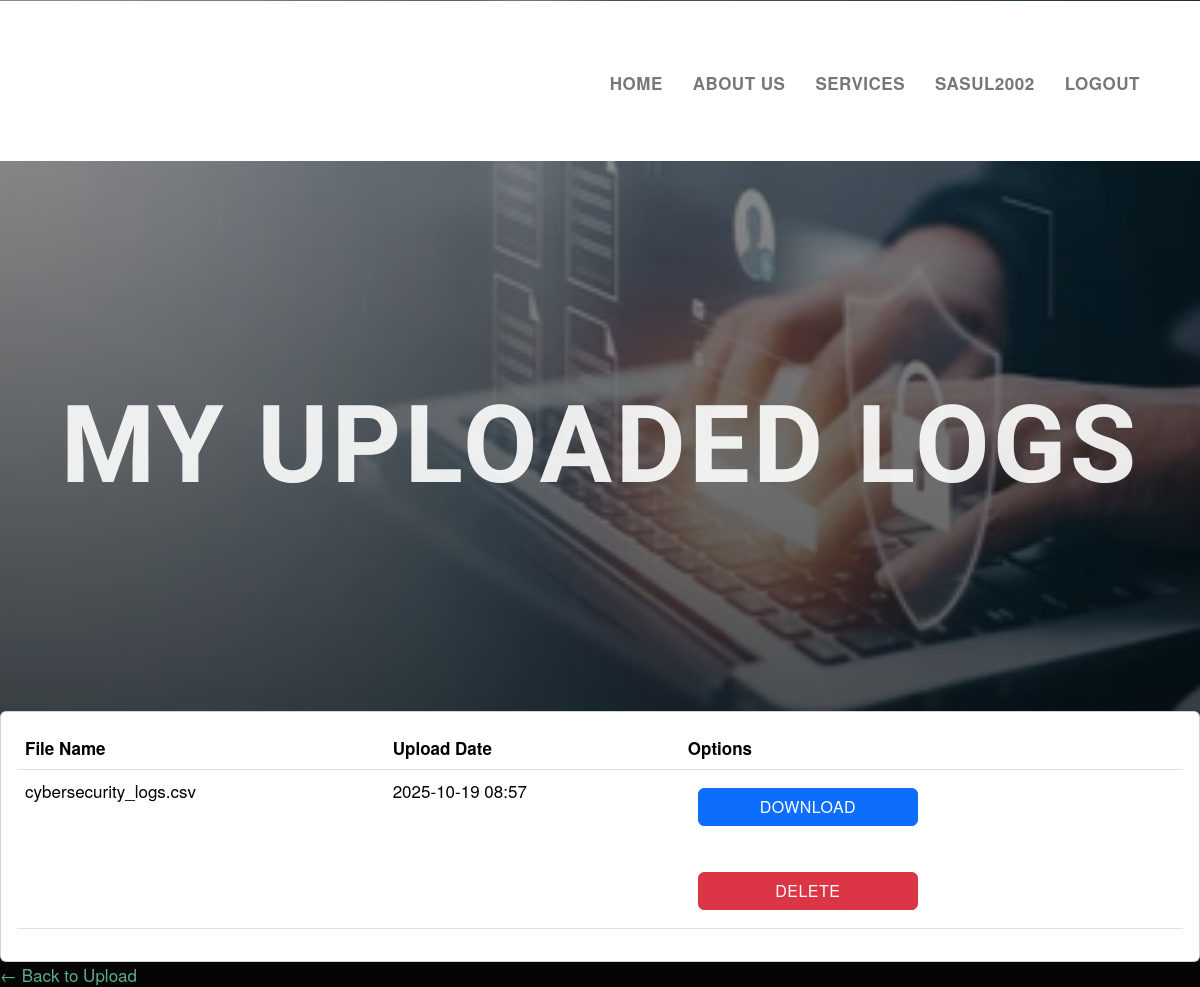
Page /myuploads (signed in) on the earlier database version.
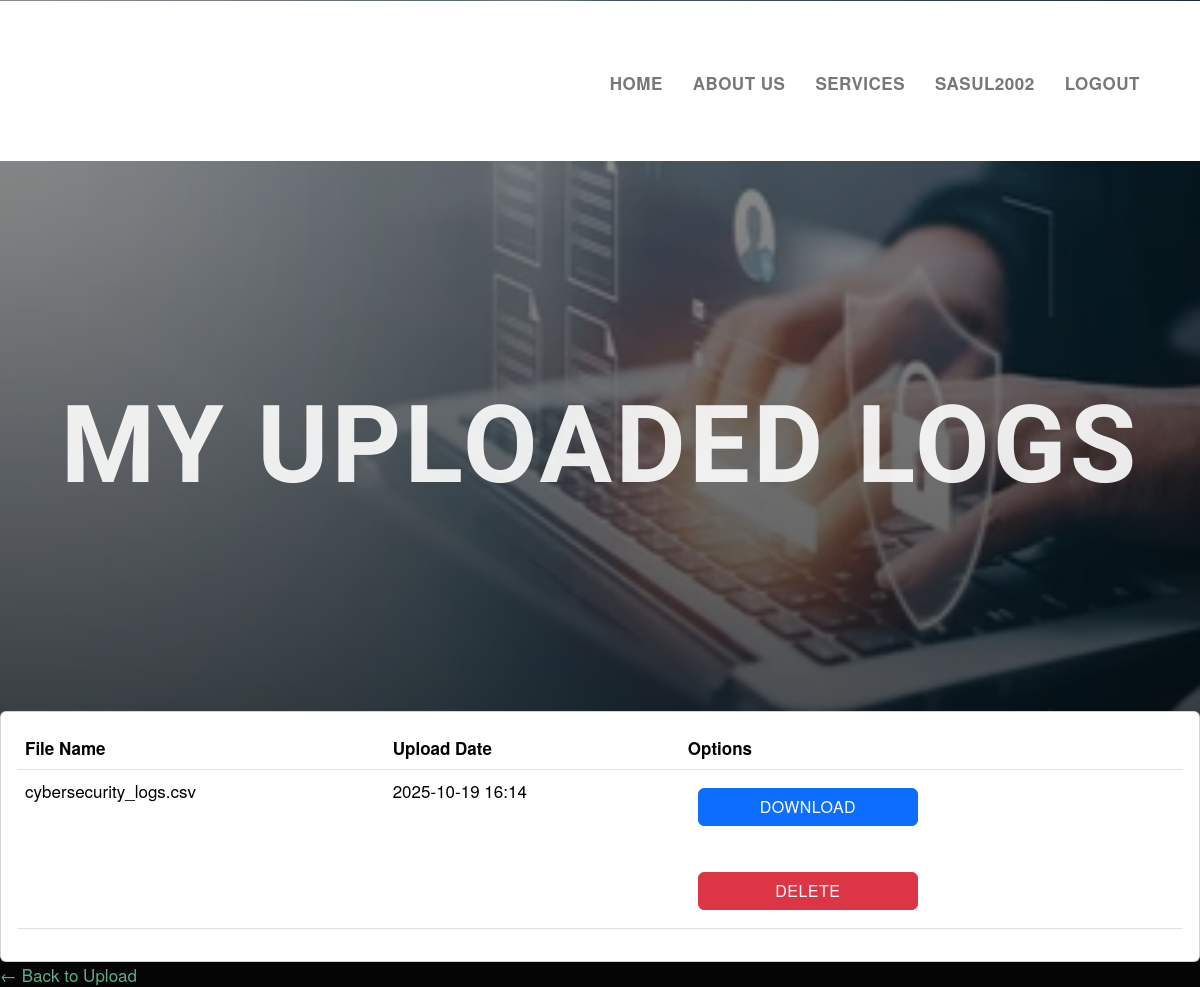
Same page on the later database version.
### models.py (models this page shows)
class Log(SQLModel, table=True):
    id: Optional[int] = Field(default=None, primary_key=True)
    user_id: int = Field(foreign_key="user.id")
    filename: Optional[str] = Field()
    raw_log: Optional[str] = Field()
    uploaded_at: datetime = Field(default_factory=datetime.utcnow)

### App.py (the view)
@app.route('/myuploads')
def my_uploads():
    if 'user_id' not in session:
        return redirect(url_for('auth.signin'))
    with DBSession(engine) as db:
        logs = db.exec(select(Log).where(Log.user_id == session['user_id'])).all()
    return render_template("myuploads.html", logs=logs)

### templates/myuploads.html (shortened to what this page needs)
{% extends "base.html" %}
{% block content %}
<div class="uploads-container">
  <h2 style="margin-bottom: 200px;">My Uploaded Logs</h2>
</div>
  <div class="card">
    <div class="card-body">
{% if logs %}
<table class="table">
  <thead>
    <tr>
      <th scope="col">File Name</th>
      <th scope="col">Upload Date</th>
      <th scope="col">Options</th>
    </tr>
  </thead>
  <tbody>
    {% for log in logs %}
    <tr>
      <td>{{ log.filename }}</td>
      <td>{{ log.uploaded_at.strftime('%Y-%m-%d %H:%M') }}</td>
      <td>
  <a class="dropdown-item" href="{{ url_for('download_log', log_id=log.id) }}">
    <button type="button" class="btn btn-primary">Download</button>
  </a>
  <br>
  <a class="dropdown-item" href="{{ url_for('delete_log', log_id=log.id) }}">
    <button type="button" class="btn btn-danger">Delete</button>
  </a>
      </td>
    </tr>
    {% endfor %}
  </tbody>
</table>
{% else %}
    <p>No uploads found.</p>
{% endif %}
    </div>
  </div>
 <a class="back-link" href="{{ url_for('upload_file') }}">← Back to Upload</a>
{% endblock %}

### templates/base.html (shortened to what this page needs)
<!DOCTYPE html>
<html lang="en">
<head>
  <link rel="stylesheet" href="{{ url_for('static', filename='css/style.css') }}">
  <link rel="stylesheet" href="{{ url_for('static', filename='css/featherlight.min.css') }}">
  <link rel="stylesheet" href="{{ url_for('static', filename='css/normalize.css') }}">
    <link href="https://cdn.jsdelivr.net/npm/bootstrap@5.3.8/dist/css/bootstrap.min.css" rel="stylesheet">
	<link rel="stylesheet" href="css/normalize.css">
	<link rel="stylesheet" href="css/style.css">
	<link rel="stylesheet" href="css/featherlight.min.css">
</head>
<body>
  <section id="banner"><a name="home"></a>
	<header id="top">
		<div class="wrapper">
			<h1 class="logo"><a href="#">Log File Analyzer</a></h1>
			<nav>
				<ul id="navigation">
					<li><a href="/">Home</a></li>
					<li><a href="#about">About Us</a></li>
					<li><a href="#services">Services</a></li>
					 {% if session.get('username') %}
      <li><a href="/dashboard">{{ session['username'] }}</a></li>
      <li><a href="{{ url_for('auth.signout') }}">Logout</a></li>
    {% else %}
      <li><a href="/sign">Sign in / Sign up</a></li>
    {% endif %}
				</ul>
			</nav>
		</div>
	</header>
  <main>
    {% block content %}{% endblock %}
  </main>
</body>
</html>

### static/css/style.css (style rules this page uses)
* { -webkit-box-sizing: border-box; -moz-box-sizing: border-box; box-sizing: border-box; }
html, html a { -webkit-font-smoothing: antialiased; -moz-osx-font-smoothing: grayscale; text-shadow: 1px 1px 1px rgba(0, 0, 0, 0.004); }
html, body { min-height: 100%; }
body { font-size: 17px; color: #444; font-family: "Helvetica Neue", Helvetica, Arial, sans-serif; background: #050505; }
h1, h2, h3, h4, h5, h6 { font-family: 'Arimo', sans-serif; text-transform: uppercase; font-weight: 700; color: #ffffff; margin: 0; padding: 0; }
h2 { font-size: 60px; }
ul, li { list-style: none; margin: 0; padding: 0; }
a { text-decoration: none; color: #5dae87; }
.wrapper { max-width: 1190px; margin: 0 auto; position: relative; }
a.button-1, a.button-2, button { color: #fff; background: #5dae87; border: 2px solid #5dae87; border-radius: 999px; margin-top: -2px; margin-left: 10px; font-family: 'Arimo', sans-serif; text-transform: uppercase; font-weight: 700; font-size: 18px; letter-spacing: 0.03em; display: inline-block; width: 220px; margin: 10px; text-align: center; padding: 18px 0; }
header#top { background: #fff; height: 160px; }
h1.logo a { display: inline-block; float: left; color: #444; line-height: 2.25; text-indent: -4999px; background: url(../images/logo.png) no-repeat; margin: 40px 0 0 40px; width: 56px; height: 74px; }
header#top nav { display: inline-block; float: right; width: auto; margin-top: 60px; margin-right: 40px; }
header#top nav ul li { display: inline-block; float: left; }
header#top nav ul li a { display: inline-block; background: none; padding: 10px 15px; color: #777; font-weight: 700; text-transform: uppercase; letter-spacing: 0.03em; }
#banner { height: 840px; background: linear-gradient(rgba(0, 0, 0, 0.4), rgba(0, 0, 0, 0.7)), #f1f6f4 url("/static/images/banner-bg.jpg") no-repeat center; position: relative; padding: 1px 0 0 0; background-size: cover; }
#banner h2 { margin: 220px auto 0; padding: 0 5%; opacity: 0.9; color: #ffffff; font-size: 108px; text-align: center; text-transform: uppercase; font-weight: 700; letter-spacing: 0.03em; }

Differences in the rows shown:
changed Log "cybersecurity_logs.csv": uploaded_at "2025-10-19 08:57" → "2025-10-19 16:14"
